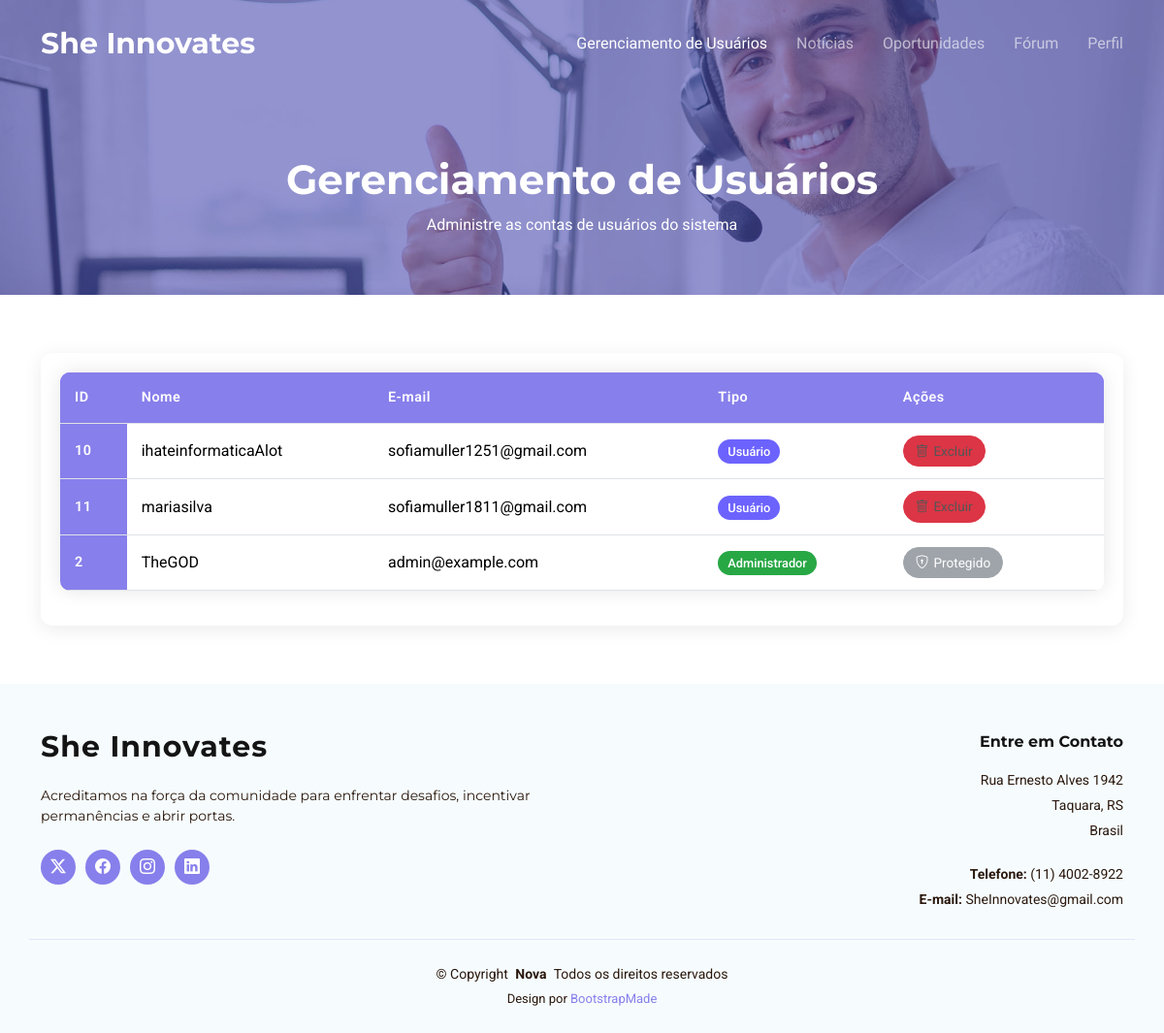
The app's page /Back-End-Projeto-Integrador/UserADM/controleUserAdm.php, older data.
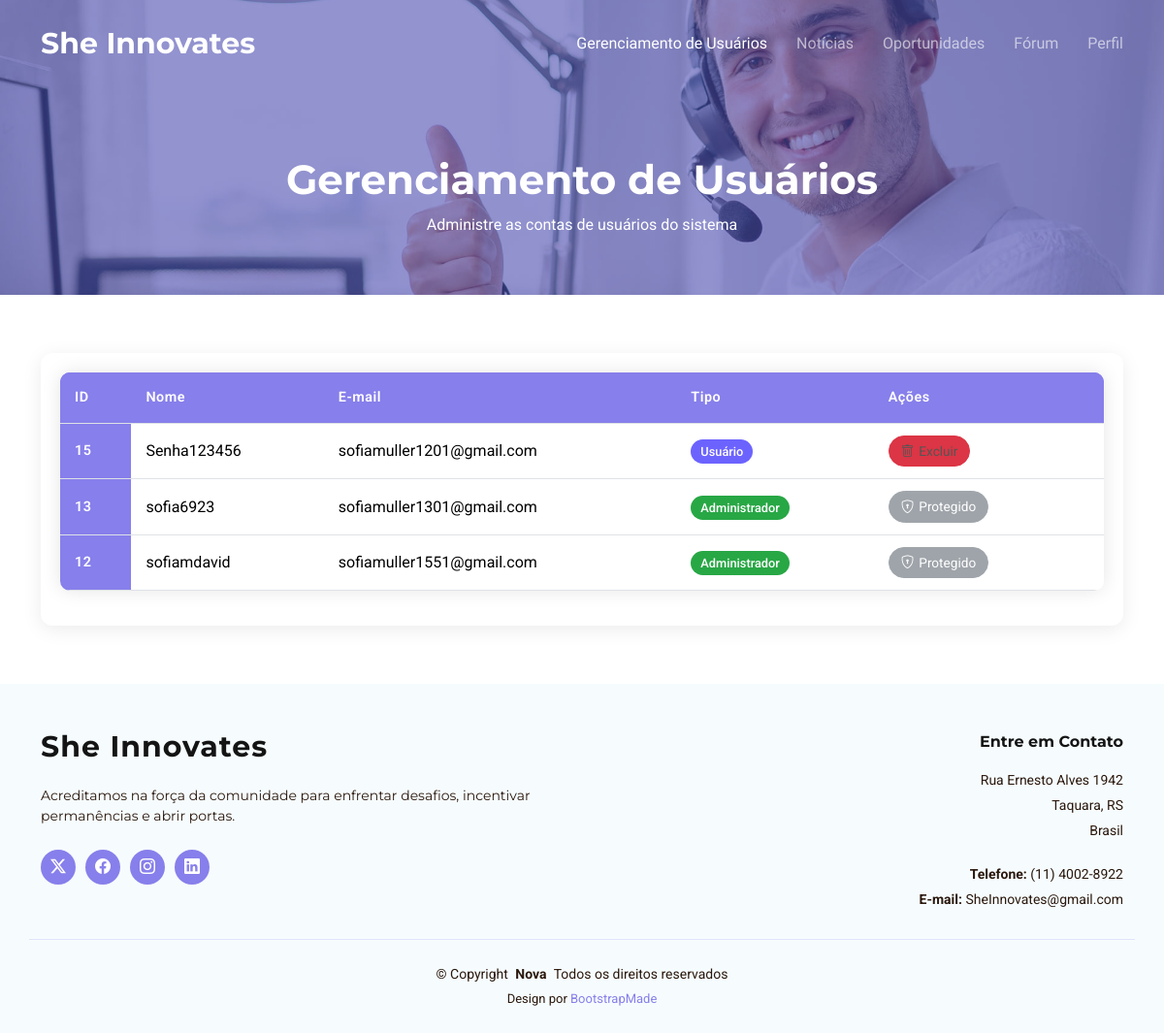
The same page, newer data.
### tables this page shows
CREATE TABLE `usuarios` (
  `usuario_id` int NOT NULL,
  `nome_usuario` varchar(50) NOT NULL,
  `email` varchar(100) NOT NULL,
  `senha` varchar(255) NOT NULL,
  `is_admin` tinyint(1) NOT NULL DEFAULT '0',
  `data_cadastro` timestamp NULL DEFAULT CURRENT_TIMESTAMP
);

### Back-End-Projeto-Integrador/UserADM/controleUserAdm.php (the view, shortened to what this page needs)
<!DOCTYPE html>
<html lang="en">
<head>
  <?php require("../Include/hrefCssHead.php"); ?>
</head>
<body class="contact-page">
<?php require_once __DIR__ . '/../Include/menuADM.php'; ?>
<main class="main">
  <div class="page-title dark-background" data-aos="fade" style="background-image: url(../assets/img/contact-page-title-bg.jpg);">
    <div class="container">
      <h1>Gerenciamento de Usuários</h1>
      <nav class="breadcrumbs">
        <ol>
          <li class="current">Administre as contas de usuários do sistema</li>
        </ol>
      </nav>
    </div>
  </div>
  <section id="user-management" class="user-management section">
    <div class="container" data-aos="fade-up">
      <div class="table-responsive">
        <table class="table table-hover user-table">
          <thead>
            <tr>
              <th scope="col">ID</th>
              <th scope="col">Nome</th>
              <th scope="col">E-mail</th>
              <th scope="col">Tipo</th>
              <th scope="col">Ações</th>
            </tr>
          </thead>
          <tbody>
<?php
require("../Include/conexao.php");
$sql = "SELECT usuario_id, nome_usuario, email, is_admin FROM usuarios ORDER BY nome_usuario ASC";
$resultado = mysqli_query($con, $sql);
if ($resultado && mysqli_num_rows($resultado) > 0) {
    while ($linha = mysqli_fetch_assoc($resultado)) {
        $id = (int)$linha['usuario_id'];
        $nome = htmlspecialchars($linha['nome_usuario'], ENT_QUOTES, 'UTF-8');
        $email = htmlspecialchars($linha['email'], ENT_QUOTES, 'UTF-8');
        $is_admin = (int)$linha['is_admin'] === 1;
        echo "<tr>";
        echo "<th scope='row'>{$id}</th>";
        echo "<td>{$nome}</td>";
        echo "<td>{$email}</td>";
        echo "<td>" . ($is_admin ? "<span class='badge-admin'>Administrador</span>" : "<span class='badge-user'>Usuário</span>") . "</td>";
        if ($is_admin) {
            echo "<td><button class='btn btn-sm btn-secondary action-btn' disabled><i class='bi bi-shield-lock'></i> Protegido</button></td>";
        } else {
            echo "<td>
                    <button class='btn btn-sm btn-danger action-btn delete-user' data-user-id='{$id}' data-user-name='{$nome}'>
                      <i class='bi bi-trash'></i> Excluir
                    </button>
                  </td>";
        }
        echo "</tr>";
    }
} else {
    echo "<tr><td colspan='5' class='text-center'>Nenhum usuário encontrado.</td></tr>";
}
?>
          </tbody>
        </table>
      </div>
    </div>
  </section>
</main>
<footer id="footer" class="footer light-background">
  <?php require("../Include/footer.php"); ?>
</footer>
</body>
</html>

### Back-End-Projeto-Integrador/Include/hrefCssHead.php (shortened to what this page needs)
<link href="../../assets/vendor/bootstrap/css/bootstrap.min.css" rel="stylesheet">
<link href="../../assets/vendor/bootstrap-icons/bootstrap-icons.css" rel="stylesheet">
<link href="../../assets/vendor/aos/aos.css" rel="stylesheet">
<link href="../../assets/vendor/glightbox/css/glightbox.min.css" rel="stylesheet">
<link href="../../assets/vendor/swiper/swiper-bundle.min.css" rel="stylesheet">
<link href="../../assets/css/main.css" rel="stylesheet">

### Back-End-Projeto-Integrador/Include/menuADM.php (shortened to what this page needs)
<header id="header" class="header d-flex align-items-center fixed-top">
  <div class="container-fluid container-xl position-relative d-flex align-items-center justify-content-between">
    <a class="logo d-flex align-items-center">
      <h1 class="sitename">She Innovates</h1>
    </a>
    <nav id="navmenu" class="navmenu">
        <?php carregarMenu(); ?>
    </nav>
  </div>
</header>
<?php
function carregarMenu() {
    $current_page = basename($_SERVER['PHP_SELF']);
    $current_dir = basename(dirname($_SERVER['SCRIPT_NAME']));
    if ($current_dir === 'UserADM') {
        ?>
        <ul>
            <li><a href="../UserADM/controleUserAdm.php" class="<?= ($current_page == 'controleUserAdm.php') ? 'active' : '' ?>">Gerenciamento de Usuários</a></li>
            <li><a href="../UserADM/noticiaAdm.php" class="<?= ($current_page == 'noticiaAdm.php') ? 'active' : '' ?>">Notícias</a></li>
            <li><a href="../UserADM/oportunidadeAdm.php" class="<?= ($current_page == 'oportunidadeAdm.php') ? 'active' : '' ?>">Oportunidades</a></li>
            <li><a href="../UserADM/forumAdm.php" class="<?= ($current_page == 'forumAdm.php') ? 'active' : '' ?>">Fórum</a></li>
            <li><a href="../UserADM/perfilAdm.php" class="<?= ($current_page == 'perfilAdm.php') ? 'active' : '' ?>">Perfil</a></li>
        </ul>
        <?php
    }
}
?>

### Back-End-Projeto-Integrador/Include/footer.php
<nav id = "footerUserAnom">
        <div class="footer-top">
      <div class="container">
        <div class="row gy-4">
          <div class="col-lg-6 col-md-12 footer-about">
            <a class="logo d-flex align-items-center">
              <span class="sitename">She Innovates</span>
            </a>
            <p>Acreditamos na força da comunidade para enfrentar desafios, incentivar permanências e abrir portas.</p>
            <div class="social-links d-flex mt-4">
              <a href="#"><i class="bi bi-twitter-x"></i></a>
              <a href="#"><i class="bi bi-facebook"></i></a>
              <a href="#"><i class="bi bi-instagram"></i></a>
              <a href="#"><i class="bi bi-linkedin"></i></a>
            </div>
          </div>
          <div class="col-lg-6 col-md-12 footer-contact text-end">
            <h4>Entre em Contato</h4>
            <p>Rua Ernesto Alves 1942</p>
            <p>Taquara, RS</p>
            <p>Brasil</p>
            <p class="mt-4"><strong>Telefone:</strong> <span>(11) 4002-8922</span></p>
            <p><strong>E-mail:</strong> <span>SheInnovates@gmail.com</span></p>
          </div>
        </div>
      </div>
    </div>
    <div class="container copyright text-center">
      <p>© <span>Copyright</span> <strong class="px-1 sitename">Nova</strong> <span>Todos os direitos reservados</span></p>
      <div class="credits">
        Design por <a href="https://bootstrapmade.com/">BootstrapMade</a>
      </div>
    </div>
</nav>

### Back-End-Projeto-Integrador/UserADM/controleUserAdm.php (style rules this page uses)
.user-table { border-radius: 10px; overflow: hidden; box-shadow: 0 0 20px rgba(0,0,0,0.1); }
.user-table thead { background-color: #6c63ff; color: white; }
.user-table th { padding: 15px; font-weight: 600; }
.user-table td { padding: 12px 15px; vertical-align: middle; }
.user-table tbody tr { transition: all 0.3s ease; }
.badge-user { background-color: #6c63ff; color: white; padding: 5px 10px; border-radius: 20px; font-size: 0.8rem; font-weight: 500; }
.badge-admin { background-color: #28a745; color: white; padding: 5px 10px; border-radius: 20px; font-size: 0.8rem; font-weight: 500; }
.action-btn { padding: 5px 12px; border-radius: 20px; font-size: 0.85rem; transition: all 0.3s ease; }

Row changes from the older to the newer data that the page shows:
removed usuarios: usuario_id "10", nome_usuario "ihateinformaticaAlot", email "sofiamuller1251@gmail.com", is_admin "Usuário"
removed usuarios: usuario_id "11", nome_usuario "mariasilva", email "sofiamuller1811@gmail.com", is_admin "Usuário"
removed usuarios: usuario_id "2", nome_usuario "TheGOD", email "admin@example.com", is_admin "Administrador"
added usuarios: usuario_id "15", nome_usuario "Senha123456", email "sofiamuller1201@gmail.com", is_admin "Usuário"
added usuarios: usuario_id "13", nome_usuario "sofia6923", email "sofiamuller1301@gmail.com", is_admin "Administrador"
added usuarios: usuario_id "12", nome_usuario "sofiamdavid", email "sofiamuller1551@gmail.com", is_admin "Administrador"
